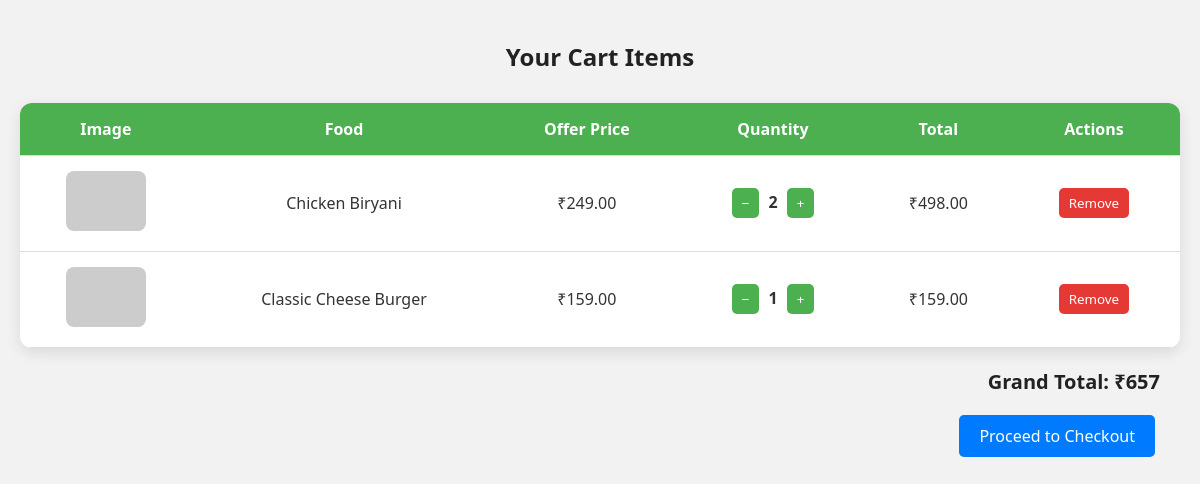
The page /cart.php (signed in) on the database its author committed.
### tables this page shows
CREATE TABLE IF NOT EXISTS `cart` (
    `id`             INT(11) NOT NULL AUTO_INCREMENT,
    `user_id`        VARCHAR(150) NOT NULL,
    `food_id`        INT(11) NOT NULL,
    `food_name`      VARCHAR(200) NOT NULL,
    `image`          VARCHAR(300) DEFAULT NULL,
    `offer_price`    DECIMAL(10,2) DEFAULT 0.00,
    `quantity`       INT(11) DEFAULT 1,
    `total`          DECIMAL(10,2) DEFAULT 0.00,
    `added_at`       TIMESTAMP DEFAULT CURRENT_TIMESTAMP,
    PRIMARY KEY (`id`),
    KEY `idx_user_id` (`user_id`),
    KEY `idx_food_id` (`food_id`)
);

### cart.php (the view, shortened to what this page needs)
<?php
$conn = mysqli_connect("localhost", "root", "", "fooddb");
$user_id = $_SESSION['user'];
$result = mysqli_query($conn, "SELECT * FROM cart WHERE user_id='$user_id'");
?>
<!DOCTYPE html>
<html lang="en">
<head>
</head>
<body>
<h2>Your Cart Items</h2>
<table>
<tr>
  <th>Image</th>
  <th>Food</th>
  <th>Offer Price</th>
  <th>Quantity</th>
  <th>Total</th>
  <th>Actions</th>
</tr>
<?php
$grand_total = 0;
while ($row = mysqli_fetch_assoc($result)) {
    $grand_total += $row['total'];
    echo "<tr>
        <td><img src='{$row['image']}' alt='Food'></td>
        <td>{$row['food_name']}</td>
        <td>₹{$row['offer_price']}</td>
        <td>
          <button onclick='updateQty({$row['id']}, -1)'>−</button>
          <strong>{$row['quantity']}</strong>
          <button onclick='updateQty({$row['id']}, 1)'>+</button>
        </td>
        <td>₹{$row['total']}</td>
        <td><button class='remove-btn' onclick='removeFromCart({$row['id']})'>Remove</button></td>
      </tr>";
}
?>
</table>
<h3>Grand Total: ₹<?= $grand_total ?></h3>
<?php if ($grand_total > 0): ?>
  <div style="text-align: right; padding-right: 20px; margin-top: 10px;">
    <form action="checkout.php" method="post">
      <button type="submit" class="checkout-btn" style="
        background-color: #007BFF;
        color: white;
        padding: 10px 20px;
        font-size: 16px;
        border: none;
        border-radius: 5px;
        cursor: pointer;
        transition: 0.3s;
      ">Proceed to Checkout</button>
    </form>
  </div>
<?php endif; ?>
</body>
</html>

### cart.php (style rules this page uses)
* { box-sizing: border-box; font-family: 'Segoe UI', sans-serif; }
body { margin: 0; padding: 20px; background: #f2f2f2; color: #333; }
h2 { text-align: center; color: #222; }
table { width: 100%; border-collapse: collapse; background-color: white; border-radius: 12px; overflow: hidden; box-shadow: 0 5px 15px rgba(0,0,0,0.1); margin-top: 30px; }
th, td { padding: 15px; text-align: center; border-bottom: 1px solid #ddd; }
th { background-color: #4CAF50; color: white; }
img { width: 80px; height: 60px; object-fit: cover; border-radius: 8px; }
button { background-color: #4CAF50; color: white; border: none; padding: 6px 10px; margin: 0 5px; border-radius: 5px; cursor: pointer; transition: 0.3s; }
.remove-btn { background-color: #e53935; }
h3 { text-align: right; padding-right: 20px; font-size: 20px; color: #222; }

### rows shown on the page
cart: food_name "Chicken Biryani", offer_price "249.00", quantity "2", total "498.00"
cart: food_name "Classic Cheese Burger", offer_price "159.00", quantity "1", total "159.00"

### other values the page prints
$grand_total "657"
